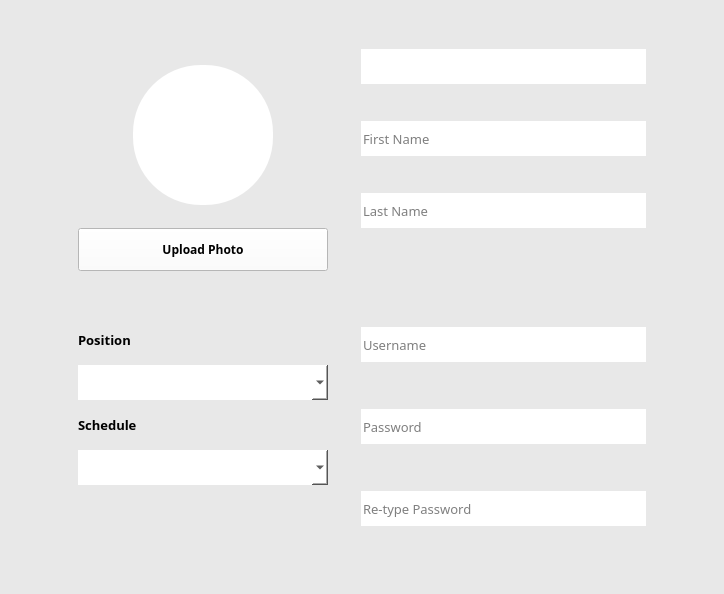
                       <widget class="QWidget" name="widget_77" native="true">
                        <property name="styleSheet">
                         <string notr="true">background-color: rgb(232, 232, 232);</string>
                        </property>
                        <layout class="QGridLayout" name="gridLayout_59">
                         <property name="leftMargin">
                          <number>20</number>
                         </property>
                         <property name="topMargin">
                          <number>0</number>
                         </property>
                         <property name="rightMargin">
                          <number>20</number>
                         </property>
                         <property name="bottomMargin">
                          <number>10</number>
                         </property>
                         <item row="0" column="2">
                          <widget class="QWidget" name="widget_80" native="true">
                           <layout class="QVBoxLayout" name="verticalLayout_40">
                            <item>
                             <widget class="QWidget" name="widget_78" native="true">
                              <property name="sizePolicy">
                               <sizepolicy hsizetype="Expanding" vsizetype="Expanding">
                                <horstretch>0</horstretch>
                                <verstretch>0</verstretch>
                               </sizepolicy>
                              </property>
                              <layout class="QGridLayout" name="gridLayout_65">
                               <property name="leftMargin">
                                <number>0</number>
                               </property>
                               <property name="bottomMargin">
                                <number>30</number>
                               </property>
                               <item row="1" column="0">
                                <widget class="QLineEdit" name="txtEMfirstname">
                                 <property name="minimumSize">
                                  <size>
                                   <width>0</width>
                                   <height>35</height>
                                  </size>
                                 </property>
                                 <property name="maximumSize">
                                  <size>
                                   <width>16777215</width>
                                   <height>35</height>
                                  </size>
                                 </property>
                                 <property name="font">
                                  <font>
                                   <family>Century Gothic</family>
                                   <pointsize>10</pointsize>
                                  </font>
                                 </property>
                                 <property name="styleSheet">
                                  <string notr="true">background-color: rgb(255, 255, 255);
color: rgb(0, 0, 0);
border: none;</string>
                                 </property>
                                 <property name="placeholderText">
                                  <string>First Name</string>
                                 </property>
                                </widget>
                               </item>
                               <item row="0" column="0">
                                <widget class="QLineEdit" name="txtEMid">
                                 <property name="minimumSize">
                                  <size>
                                   <width>0</width>
                                   <height>35</height>
                                  </size>
                                 </property>
                                 <property name="maximumSize">
                                  <size>
                                   <width>16777215</width>
                                   <height>35</height>
                                  </size>
                                 </property>
                                 <property name="font">
                                  <font>
                                   <family>Century Gothic</family>
                                   <pointsize>10</pointsize>
                                  </font>
                                 </property>
                                 <property name="styleSheet">
                                  <string notr="true">background-color: rgb(255, 255, 255);
color: rgb(0, 0, 0);
border: none;</string>
                                 </property>
                                 <property name="readOnly">
                                  <bool>true</bool>
                                 </property>
                                 <property name="placeholderText">
                                  <string/>
                                 </property>
                                </widget>
                               </item>
                               <item row="2" column="0">
                                <widget class="QLineEdit" name="txtEMlastname">
                                 <property name="minimumSize">
                                  <size>
                                   <width>0</width>
                                   <height>35</height>
                                  </size>
                                 </property>
                                 <property name="maximumSize">
                                  <size>
                                   <width>16777215</width>
                                   <height>35</height>
                                  </size>
                                 </property>
                                 <property name="font">
                                  <font>
                                   <family>Century Gothic</family>
                                   <pointsize>10</pointsize>
                                  </font>
                                 </property>
                                 <property name="styleSheet">
                                  <string notr="true">background-color: rgb(255, 255, 255);
color: rgb(0, 0, 0);
border: none;</string>
                                 </property>
                                 <property name="placeholderText">
                                  <string>Last Name</string>
                                 </property>
                                </widget>
                               </item>
                              </layout>
                             </widget>
                            </item>
                            <item>
                             <widget class="QWidget" name="widget_79" native="true">
                              <property name="sizePolicy">
                               <sizepolicy hsizetype="Expanding" vsizetype="Expanding">
                                <horstretch>0</horstretch>
                                <verstretch>0</verstretch>
                               </sizepolicy>
                              </property>
                              <layout class="QVBoxLayout" name="verticalLayout_39">
                               <property name="spacing">
                                <number>15</number>
                               </property>
                               <property name="leftMargin">
                                <number>0</number>
                               </property>
                               <property name="topMargin">
                                <number>0</number>
                               </property>
                               <property name="bottomMargin">
                                <number>15</number>
                               </property>
                               <item>
                                <widget class="QLineEdit" name="txtEMusername">
                                 <property name="minimumSize">
                                  <size>
                                   <width>0</width>
                                   <height>35</height>
                                  </size>
                                 </property>
                                 <property name="maximumSize">
                                  <size>
                                   <width>16777215</width>
                                   <height>35</height>
                                  </size>
                                 </property>
                                 <property name="font">
                                  <font>
                                   <family>Century Gothic</family>
                                   <pointsize>10</pointsize>
                                  </font>
                                 </property>
                                 <property name="styleSheet">
                                  <string notr="true">background-color: rgb(255, 255, 255);
color: rgb(0, 0, 0);
border: none;</string>
                                 </property>
                                 <property name="placeholderText">
                                  <string>Username</string>
                                 </property>
                                </widget>
                               </item>
                               <item>
                                <widget class="QLineEdit" name="txtEMpass">
                                 <property name="minimumSize">
                                  <size>
                                   <width>0</width>
                                   <height>35</height>
                                  </size>
                                 </property>
                                 <property name="maximumSize">
                                  <size>
                                   <width>16777215</width>
                                   <height>35</height>
                                  </size>
                                 </property>
                                 <property name="font">
                                  <font>
                                   <family>Century Gothic</family>
                                   <pointsize>10</pointsize>
                                  </font>
                                 </property>
                                 <property name="styleSheet">
                                  <string notr="true">background-color: rgb(255, 255, 255);
color: rgb(0, 0, 0);
border: none;</string>
                                 </property>
                                 <property name="readOnly">
                                  <bool>false</bool>
                                 </property>
                                 <property name="placeholderText">
                                  <string>Password</string>
                                 </property>
                                </widget>
                               </item>
                               <item>
                                <widget class="QLineEdit" name="txtEMrepass">
                                 <property name="minimumSize">
                                  <size>
                                   <width>285</width>
                                   <height>35</height>
                                  </size>
                                 </property>
                                 <property name="maximumSize">
                                  <size>
                                   <width>16777215</width>
                                   <height>35</height>
                                  </size>
                                 </property>
                                 <property name="font">
                                  <font>
                                   <family>Century Gothic</family>
                                   <pointsize>10</pointsize>
                                  </font>
                                 </property>
                                 <property name="styleSheet">
                                  <string notr="true">background-color: rgb(255, 255, 255);
color: rgb(0, 0, 0);
border: none;</string>
                                 </property>
                                 <property name="placeholderText">
                                  <string>Re-type Password</string>
                                 </property>
                                </widget>
                               </item>
                              </layout>
                             </widget>
                            </item>
                           </layout>
                          </widget>
                         </item>
                         <item row="0" column="1" alignment="Qt::AlignLeft">
                          <widget class="QWidget" name="widget_83" native="true">
                           <layout class="QVBoxLayout" name="verticalLayout_43">
                            <property name="topMargin">
                             <number>0</number>
                            </property>
                            <item alignment="Qt::AlignHCenter">
                             <widget class="QWidget" name="widget_85" native="true">
                              <property name="sizePolicy">
                               <sizepolicy hsizetype="Expanding" vsizetype="Expanding">
                                <horstretch>0</horstretch>
                                <verstretch>0</verstretch>
                               </sizepolicy>
                              </property>
                              <property name="layoutDirection">
                               <enum>Qt::LeftToRight</enum>
                              </property>
                              <layout class="QVBoxLayout" name="verticalLayout_42">
                               <property name="topMargin">
                                <number>25</number>
                               </property>
                               <property name="bottomMargin">
                                <number>5</number>
                               </property>
                               <item>
                                <spacer name="verticalSpacer_21">
                                 <property name="orientation">
                                  <enum>Qt::Vertical</enum>
                                 </property>
                                 <property name="sizeHint" stdset="0">
                                  <size>
                                   <width>20</width>
                                   <height>40</height>
                                  </size>
                                 </property>
                                </spacer>
                               </item>
                               <item alignment="Qt::AlignHCenter">
                                <widget class="QLabel" name="lblEMpic">
                                 <property name="minimumSize">
                                  <size>
                                   <width>140</width>
                                   <height>140</height>
                                  </size>
                                 </property>
                                 <property name="maximumSize">
                                  <size>
                                   <width>140</width>
                                   <height>140</height>
                                  </size>
                                 </property>
                                 <property name="styleSheet">
                                  <string notr="true">background-color: rgb(255, 255, 255);
border-radius:68px;</string>
                                 </property>
                                 <property name="text">
                                  <string/>
                                 </property>
                                 <property name="pixmap">
                                  <pixmap>user_icon.png</pixmap>
                                 </property>
                                 <property name="scaledContents">
                                  <bool>true</bool>
                                 </property>
                                 <property name="alignment">
                                  <set>Qt::AlignCenter</set>
                                 </property>
                                </widget>
                               </item>
                               <item>
                                <spacer name="verticalSpacer_13">
                                 <property name="orientation">
                                  <enum>Qt::Vertical</enum>
                                 </property>
                                 <property name="sizeType">
                                  <enum>QSizePolicy::Fixed</enum>
                                 </property>
                                 <property name="sizeHint" stdset="0">
                                  <size>
                                   <width>216</width>
                                   <height>17</height>
                                  </size>
                                 </property>
                                </spacer>
                               </item>
                               <item alignment="Qt::AlignHCenter">
                                <widget class="QPushButton" name="btnEMupload">
                                 <property name="minimumSize">
                                  <size>
                                   <width>250</width>
                                   <height>43</height>
                                  </size>
                                 </property>
                                 <property name="maximumSize">
                                  <size>
                                   <width>100</width>
                                   <height>43</height>
                                  </size>
                                 </property>
                                 <property name="font">
                                  <font>
                                   <family>Century Gothic</family>
                                   <pointsize>9</pointsize>
                                   <weight>75</weight>
                                   <bold>true</bold>
                                  </font>
                                 </property>
                                 <property name="styleSheet">
                                  <string notr="true">background-color: rgb(255, 255, 255);</string>
                                 </property>
                                 <property name="text">
                                  <string>Upload Photo</string>
                                 </property>
                                </widget>
                               </item>
                              </layout>
                             </widget>
                            </item>
                            <item>
                             <spacer name="verticalSpacer_20">
                              <property name="orientation">
                               <enum>Qt::Vertical</enum>
                              </property>
                              <property name="sizeHint" stdset="0">
                               <size>
                                <width>20</width>
                                <height>40</height>
                               </size>
                              </property>
                             </spacer>
                            </item>
                            <item>
                             <widget class="QWidget" name="widget_84" native="true">
                              <property name="sizePolicy">
                               <sizepolicy hsizetype="Expanding" vsizetype="Expanding">
                                <horstretch>0</horstretch>
                                <verstretch>0</verstretch>
                               </sizepolicy>
                              </property>
                              <layout class="QVBoxLayout" name="verticalLayout_41">
                               <property name="spacing">
                                <number>16</number>
                               </property>
                               <property name="bottomMargin">
                                <number>10</number>
                               </property>
                               <item>
                                <widget class="QLabel" name="label_44">
                                 <property name="font">
                                  <font>
                                   <family>Century Gothic</family>
                                   <pointsize>10</pointsize>
                                   <weight>75</weight>
                                   <bold>true</bold>
                                  </font>
                                 </property>
                                 <property name="styleSheet">
                                  <string notr="true">color: rgb(255, 255, 255);
color: rgb(0, 0, 0);</string>
                                 </property>
                                 <property name="text">
                                  <string>Position</string>
                                 </property>
                                </widget>
                               </item>
                               <item>
                                <widget class="QComboBox" name="cboEMposition">
                                 <property name="minimumSize">
                                  <size>
                                   <width>0</width>
                                   <height>35</height>
                                  </size>
                                 </property>
                                 <property name="maximumSize">
                                  <size>
                                   <width>16777215</width>
                                   <height>35</height>
                                  </size>
                                 </property>
                                 <property name="font">
                                  <font>
                                   <family>Century Gothic</family>
                                   <pointsize>10</pointsize>
                                  </font>
                                 </property>
                                 <property name="styleSheet">
                                  <string notr="true">background-color: rgb(255, 255, 255);
color: rgb(0, 0, 0);
border: none;</string>
                                 </property>
                                 <item>
                                  <property name="text">
                                   <string/>
                                  </property>
                                 </item>
                                 <item>
                                  <property name="text">
                                   <string>Admin</string>
                                  </property>
                                 </item>
                                 <item>
                                  <property name="text">
                                   <string>Receptionist</string>
                                  </property>
                                 </item>
                                </widget>
                               </item>
                               <item>
                                <widget class="QLabel" name="label_54">
                                 <property name="font">
                                  <font>
                                   <family>Century Gothic</family>
                                   <pointsize>10</pointsize>
                                   <weight>75</weight>
                                   <bold>true</bold>
                                  </font>
                                 </property>
                                 <property name="styleSheet">
                                  <string notr="true">color: rgb(255, 255, 255);
color: rgb(0, 0, 0);</string>
                                 </property>
                                 <property name="text">
                                  <string>Schedule</string>
                                 </property>
                                </widget>
                               </item>
                               <item>
                                <widget class="QComboBox" name="cboEMsched">
                                 <property name="minimumSize">
                                  <size>
                                   <width>0</width>
                                   <height>35</height>
                                  </size>
                                 </property>
                                 <property name="maximumSize">
                                  <size>
                                   <width>16777215</width>
                                   <height>35</height>
                                  </size>
                                 </property>
                                 <property name="font">
                                  <font>
                                   <family>Century Gothic</family>
                                   <pointsize>10</pointsize>
                                  </font>
                                 </property>
                                 <property name="styleSheet">
                                  <string notr="true">background-color: rgb(255, 255, 255);
color: rgb(0, 0, 0);
border: none;</string>
                                 </property>
                                 <item>
                                  <property name="text">
                                   <string/>
                                  </property>
                                 </item>
                                 <item>
                                  <property name="text">
                                   <string>Morning</string>
                                  </property>
                                 </item>
                                 <item>
                                  <property name="text">
                                   <string>Night</string>
                                  </property>
                                 </item>
                                </widget>
                               </item>
                               <item>
                                <spacer name="verticalSpacer_22">
                                 <property name="orientation">
                                  <enum>Qt::Vertical</enum>
                                 </property>
                                 <property name="sizeHint" stdset="0">
                                  <size>
                                   <width>20</width>
                                   <height>40</height>
                                  </size>
                                 </property>
                                </spacer>
                               </item>
                              </layout>
                             </widget>
                            </item>
                            <item>
                             <spacer name="verticalSpacer_16">
                              <property name="orientation">
                               <enum>Qt::Vertical</enum>
                              </property>
                              <property name="sizeHint" stdset="0">
                               <size>
                                <width>20</width>
                                <height>40</height>
                               </size>
                              </property>
                             </spacer>
                            </item>
                           </layout>
                          </widget>
                         </item>
                         <item row="0" column="3">
                          <spacer name="horizontalSpacer_31">
                           <property name="orientation">
                            <enum>Qt::Horizontal</enum>
                           </property>
                           <property name="sizeHint" stdset="0">
                            <size>
                             <width>40</width>
                             <height>20</height>
                            </size>
                           </property>
                          </spacer>
                         </item>
                         <item row="0" column="0">
                          <spacer name="horizontalSpacer_29">
                           <property name="orientation">
                            <enum>Qt::Horizontal</enum>
                           </property>
                           <property name="sizeHint" stdset="0">
                            <size>
                             <width>40</width>
                             <height>20</height>
                            </size>
                           </property>
                          </spacer>
                         </item>
                        </layout>
                       </widget>
